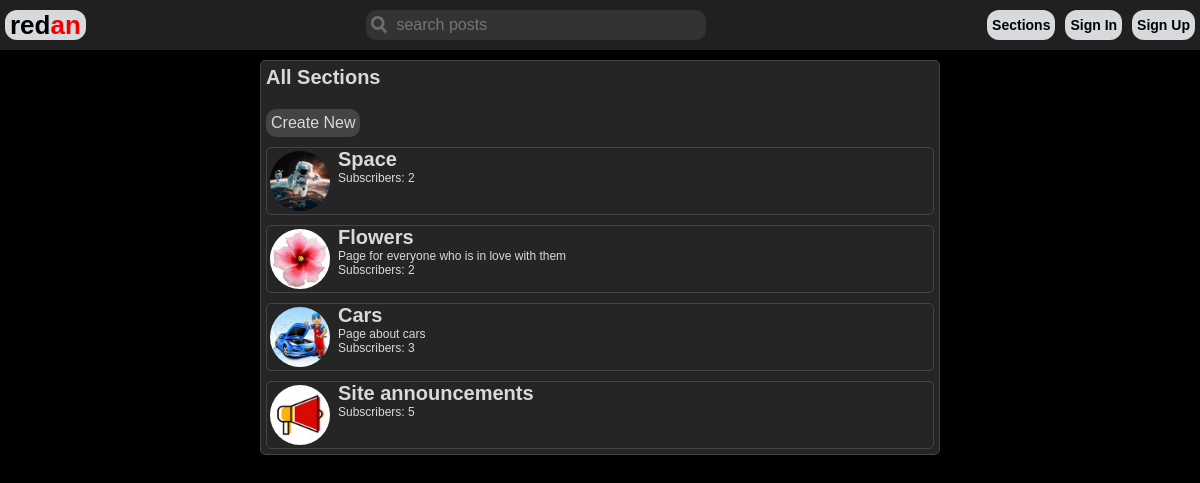
The page /sections/ on the database its author committed.
### ribbon/models.py (models this page shows, shortened)
class Section(models.Model):
    id = models.UUIDField(default=uuid.uuid4, unique=True, primary_key=True, editable=False)
    title = models.CharField(max_length=50, unique=True)
    short_description = models.CharField(max_length=50, blank=True)
    description = models.CharField(max_length=500, blank=True)
    image = models.ImageField(upload_to=section_image_path)
    banner = models.ImageField(upload_to=section_banner_path, blank=True)
    banner_color = models.TextField(max_length=7, null=False, default='#FFFFFF')
    owner = models.ForeignKey(Profile, on_delete=models.CASCADE)
    subscribers = models.ManyToManyField(User, editable=False)
    date_created = models.DateTimeField(auto_now_add=True)
    def __str__(self):
        return str(self.title)

### ribbon/views.py (the view)
# urls.py: path('sections/', views.sectionsView, name='sections'),
def sectionsView(request):
    all_sections = Section.objects.all()
    user = request.user
    context = {
        'user': user,
        'all_sections': all_sections,
    }
    if user.is_authenticated:
        user_sections = user.section_set.all()
        context['user_sections'] = user_sections
    return render(request, 'ribbon/sections.html', context)

### ribbon/templates/ribbon/sections.html (shortened to what this page needs)
{% extends 'ribbon/base.html' %}
{% block content %}
<head>
</head>
<div class="ribbon_post_container">
    <div class="div_post flex_column">
        <span class="post_title div_title">All Sections</span>
        <div class="div_title">
            <a class="submit-btn cancel-btn a-as-btn" href="{% url 'section_create' %}">Create New</a>
        </div>
        {% for section in all_sections %}
        <div class="div_title section_header_info div_post">
            <div>
                <img style="display: block" class="profile_profile_image" src="{{ section.image.url }}">
            </div>
            <div class="ml-5">
                <div>
                    <a class="post_title" href="{% url 'section' section %}"> {{ section.title }} </a>
                    <br>
                    <div class="section_description ml-0">
                        {% if section.short_description %}
                        {{ section.short_description }}
                        <br>
                        {% endif %}
                        Subscribers: {{ section.subscribers.count }}
                    </div>
                </div>
            </div>
        </div>
        {% endfor %}
    </div>
</div>
{% endblock content %}

### ribbon/static/ribbon/main.css (style rules this page uses)
body { background-color: #000; margin: 0; font-family: "Trebuchet MS", "Verdana", "Tahoma", sans-serif; }
.ribbon_post_container { width: 700px; margin: 0 auto; }
.div_post { display: flex; margin: 10px; color: #D7DADC; background-color: #252525; border: solid 1px #444; border-radius: 5px; }
.div_title { margin: 5px; }
.post_title { font-size: 20px; text-decoration: none; font-weight: bold; color: #D7DADC; }
.profile_profile_image { height: 60px; width: 60px; object-fit: cover; border-radius: 50%; background-color: #252525; border: solid #252525 3px; }
.submit-btn { margin-top: 10px; background-color: #444; padding: 5px; border-radius: 10px; color: #D7DADC; font-family: inherit; font-size: inherit; cursor: pointer; border: none; }
.a-as-btn { text-decoration: none; appearance: button; }
.flex_column { display: flex; flex-flow: column; }
.section_header_info { display: flex; flex-flow: row; }
.section_description { max-height: 200px; overflow: auto; font-size: 12px; margin-left: 5px; }
.ml-0 { margin-left: 0; }
.ml-5 { margin-left: 5px; }

### rows shown on the page
Section: image (picture), title "Space", subscribers.count "2"
Section: image (picture), title "Flowers", short_description "Page for everyone who is in love with them", subscribers.count "2"
Section: image (picture), title "Cars", short_description "Page about cars", subscribers.count "3"
Section: image (picture), title "Site announcements", subscribers.count "5"
